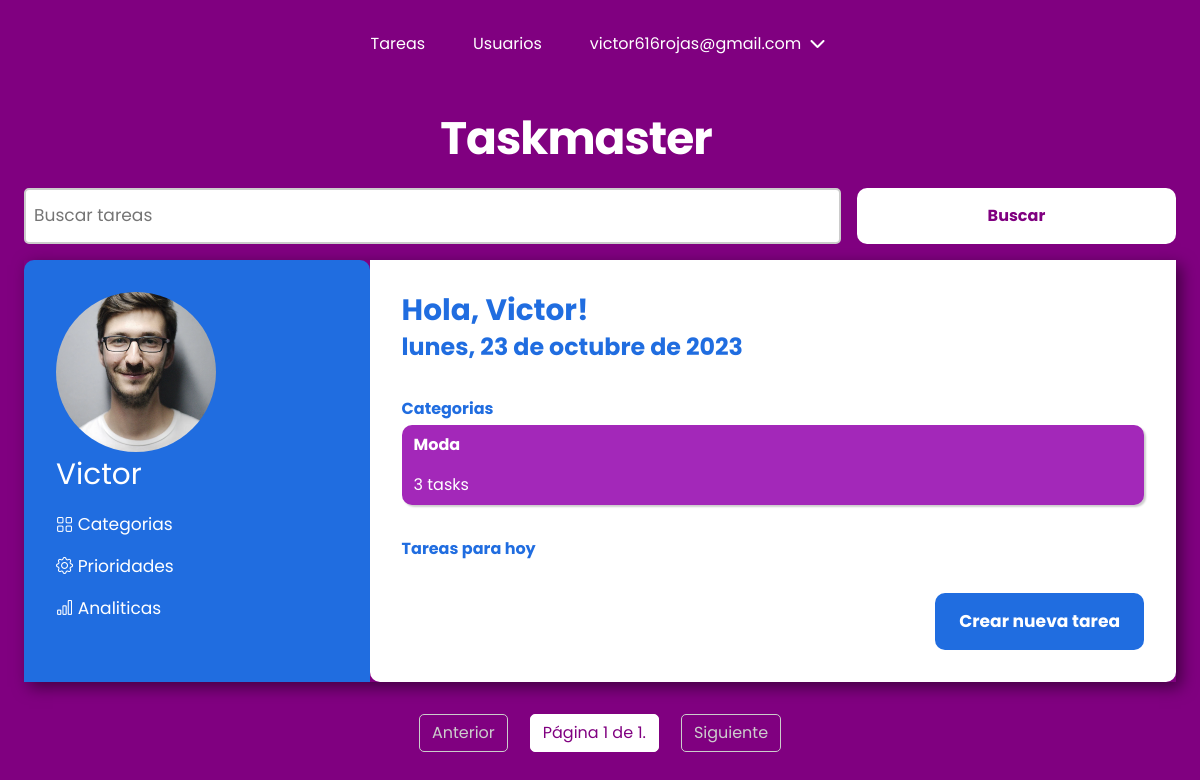
Page /todo_task/tasks/today_due_date/ (signed in) on the committed database.
### users/models.py (models this page shows, shortened)
class CustomUser(AbstractBaseUser, PermissionsMixin):
    email = models.EmailField(unique=True, max_length=25)
    password = models.CharField(max_length=128)
    first_name = models.CharField(max_length=30, blank=True)
    last_name = models.CharField(max_length=30, blank=True)
    date_joined = models.DateTimeField(default=timezone.now)
    is_active = models.BooleanField(default=True)
    is_staff = models.BooleanField(default=False)
    is_worker = models.BooleanField(default=False)
    profile_picture = models.ImageField(upload_to='users/images/profile_pictures/',
                                        blank=True, null=True)
    objects = CustomUserManager()  # Instanciamos nuestro administrador personalizado
    USERNAME_FIELD = "email"
    REQUIRED_FIELDS = []
    class Meta:
        ordering = ["-date_joined"]

### todo_task/models.py (models this page shows, shortened)
class Label(models.Model):
    name = models.CharField(max_length=50)
    created = models.DateTimeField(auto_now_add=True)
    user = models.ForeignKey(
        CustomUser, on_delete=models.CASCADE, related_name="categories"
    )
    class Meta:
        ordering = ["-created"]

### todo_task/views.py (the view)
@login_required(login_url="/users/login/")
def list_tasks_today_due_date(request):
    return list_tasks(request, filter_type="today_due_date")

### todo_task/templates/todo_task/tasks/list-due-date.html (shortened to what this page needs)
{% extends "container.html" %}
{% block search-form %}
{% include 'search_form.html' with query=query placeholder=placeholder %}
{% endblock %}
{% block section-fragment %}
{% include 'category-section.html' %}
<section class="second-section">
    <h3>Tareas para hoy</h3>
    <div class="flex-column">
        <div class="item-creation fs-1">
            <a href="{% url 'task-create' %}">Crear nueva tarea</a>
        </div>
    </div>
</section>
{% endblock %}
{% block pagination %}
{% include 'pagination.html' %}
{% endblock %}

### todo_task/templates/todo_task/base/container.html (shortened to what this page needs)
{% extends "base.html" %}
{% load static %}
{% block css %}
<link rel="stylesheet" type="text/css" href="{% static 'todo_task/css/style.css' %}">
{% endblock %}
{% block content %}
<section class="container">
    <h1 class="fs-6">Taskmaster</h1>
    {% block search-form %}
    {% endblock %}
    <section class="card">
        <div class="user flex-column">
            <div class="user-info flex-column">
                <img src="{{ request.user.profile_picture.url }}" alt="Foto de perfil">
                <h2 class="fs-4">{{ request.user.first_name }}</h2>
            </div>
            <div class="user-options fs-1">
                <a href="{% url 'category-list' %}"><i class="bi bi-grid"></i> Categorias</a>
                <a href="{% url 'priority-list' %}"><i class="bi bi-gear"></i> Prioridades</a>
                <a href="{% url 'analytics' %}"><i class="bi bi-bar-chart"></i> Analiticas</a>
            </div>
        </div>
        <section class="task">
            <h2 class="fs-4">Hola, {{ request.user.first_name }}!</h2>
            <p class="fs-3">{{ fecha_actual|date:"l, j \d\e F \d\e Y" }}</p>
            {% block section-fragment %}
            {% endblock %}
        </section>
    </section>
    {% block pagination %}
    {% endblock %}
</section>
{% endblock %}

### taskmaster/templates/header.html (shortened to what this page needs)
{% if request.user.is_authenticated %}
<header class="primary-header flex">
    <nav>
        <ul id="primary-navigation" data-visible="false" class="primary-navigation flex">
            <li class="active"><a href="{% url 'task-list-today-due-date' %}">Tareas</a></li>
            {% if request.user.is_staff %}
            <li class="active"><a href="{% url 'user-list' %}">Usuarios</a></li>
            {% endif %}
            <li class="active has-dropdown">{{ request.user.email }} <i class="fa-solid fa-chevron-down"></i>
            </li>
        </ul>
    </nav>
</header>
{% endif %}

### todo_task/templates/todo_task/base/category-section.html
<section class="content-section">
    <h3>Categorias</h3>
    <div class="content-list">
        {% for categoria in categorias %}
        {% if categoria.task_count > 0 %}
        <div class="content-item">
            <p>{{ categoria.name }}</p>
            <p class="content-count">{{ categoria.task_count }} tasks</p>
        </div>
        {% endif %}
        {% endfor %}
    </div>
</section>

### taskmaster/static/css/main.css (style rules this page uses)
:root { --clr-white: rgb(255, 255, 255); --clr-neutral-400: rgb(3, 3, 3); --clr-accent-700: rgb(128, 0, 128); --clr-gradient-accent: rgb(182, 0, 136); --clr-complete: rgb(0, 117, 16); --clr-incomplete: rgb(223, 14, 14); --clr-btn-edit: rgb(0, 123, 255); --clr-btn-delete: rgb(223, 14, 14); --clr-btn-return: rgb(128, 0, 128); --clr-btn-edit-hover: rgba(0, 123, 255, 0.8); --clr-btn-delete-hover: rgba(223, 14, 14, 0.8); --clr-btn-return-hover: rgba(128, 0, 128, 0.8); --bg-clr: rgb(250, 250, 250); --ff-primary: "Poppins", Arial, Helvetica, sans-serif; --fw-regular: 400; --fw-semi-bold: 600; --fw-bold: 700; --fs-1: clamp(0.75rem, calc(0.55rem + 0.69vw), 1.19rem); --fs-2: clamp(0.78rem, calc(0.59rem + 0.81vw), 1.4rem); --fs-3: clamp(0.88rem, calc(0.69rem + 1.06vw), 1.75rem); --fs-4: clamp(1.05rem, calc(0.81rem + 1.38vw), 2.19rem); --fs-5: clamp(1.26rem, calc(0.95rem + 1.79vw), 2.73rem); --fs-6: clamp(1.51rem, calc(1.11rem + 2.31vw), 3.42rem); --fs-7: clamp(1.81rem, calc(1.29rem + 2.98vw), 4.27rem); --fs-8: clamp(2.18rem, calc(1.51rem + 3.83vw), 5.34rem); --fs-btn-1: clamp(1rem, calc(1rem + 0.05vw), 1.19rem); }
*, *::before, *::after { box-sizing: border-box; }
* { margin: 0; padding: 0; font: inherit; }
html { scroll-behavior: smooth; scroll-padding-top: var(--scroll-padding, 75px); }
body { line-height: 1.5; background-color: var(--clr-accent-700); font-family: var(--ff-primary); }
h1, h2, p { color: var(--clr-neutral); }
h3 { color: var(--clr-accent); }
img, picture, video, canvas, svg { display: block; max-width: 100%; object-fit: cover; }
.fs-1 { font-size: var(--fs-1); }
.fs-3 { font-size: var(--fs-3); }
.fs-4 { font-size: var(--fs-4); }
.fs-6 { font-size: var(--fs-6); }
.flex-column { display: flex; flex-direction: column; }
h1 { margin-block: 1rem; width: min(100% - 3rem, 40ch); letter-spacing: -1px; text-align: left; }
.container { width: min(100% - 3rem, 120ch); margin-inline: auto; margin-block: 1rem; }
.flex { display: flex; gap: var(--gap, 1rem); }
.primary-header { align-items: center; justify-content: center; }
.primary-navigation { list-style: none; }
.primary-navigation a { text-decoration: none; color: var(--clr-white); }
.has-dropdown { display: inline-block; color: var(--clr-white); cursor: pointer; position: relative; }
.fa-chevron-down { padding-inline: 0.25rem; transition: transform 0.3s ease; }
@media (min-width: 35em) { .primary-navigation { --gap: clamp(1.5rem, 5vw, 3rem); padding-block: 2rem; padding-inline: clamp(3rem, 8vw, 10rem); } }
@media (min-width: 35em) { .container h1 { text-align: center; } }
h1 { font-weight: var(--fw-bold); color: var(--clr-white); }

### rows in the picture
CustomUser: user.email "victor616rojas@gmail.com", user.profile_picture (picture), user.first_name "Victor"
Label: name "Moda", task_count "3"

### other values in the picture
{{ paginator_data.number }} "1"
{{ paginator_data.paginator.num_pages }} "1"
